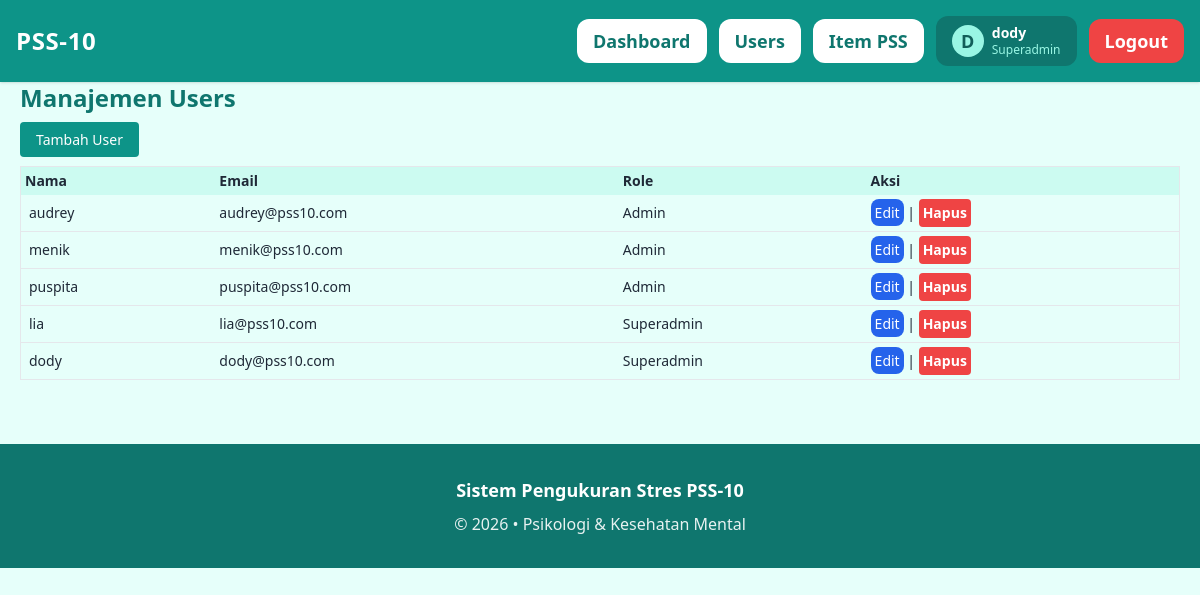
The app's page /admin/users/index.php (signed in) with its own data.
### tables this page shows
CREATE TABLE `users` (
  `id_user` int NOT NULL,
  `nama` varchar(100) NOT NULL,
  `email` varchar(100) NOT NULL,
  `password` varchar(255) NOT NULL,
  `role` enum('superadmin','admin','user') NOT NULL,
  `created_at` timestamp NULL DEFAULT CURRENT_TIMESTAMP
);

### helpers/escape_helper.php (called while the page is built)
<?php
function e($string) {
    return htmlspecialchars($string, ENT_QUOTES, 'UTF-8');
}
 ?>

### admin/users/index.php (the view, shortened to what this page needs)
<?php
require '../../config/database.php';
require '../../includes/layout/header.php';
require '../../includes/layout/navbar.php';
$users = $pdo->query("SELECT * FROM users ORDER BY created_at DESC")->fetchAll();
?>
<div class="mb-4 text-sm" style="text-align: justify; padding-left: 20px; padding-right: 20px;">
<h1 class="text-2xl font-bold mb-4 text-teal-700">Manajemen Users</h1>
<a href="add.php" class="bg-teal-600 text-white px-4 py-2 rounded">Tambah User</a>
<table class="w-full mt-4 border">
<thead class="bg-teal-100">
<tr>
  <th class="p-1">Nama</th>
  <th>Email</th>
  <th>Role</th>
  <th>Aksi</th>
</tr>
</thead>
<tbody>
<?php foreach ($users as $u): ?>
<tr class="border-b">
  <td class="p-2"><?= e($u['nama']) ?></td>
  <td><?= e($u['email']) ?></td>
  <td class="capitalize"><?= e($u['role']) ?></td>
  <td>
    <a href="edit.php?id=<?= $u['id_user'] ?>" class="px-1 py-1 text-sm font-medium text-white bg-blue-600 rounded-lg hover:bg-blue-700 focus:outline-none focus:ring-2 focus:ring-blue-500 focus:ring-offset-2 ">Edit</a> |
    <form action="delete.php" method="POST" class="inline">
      <button onclick="return confirm('Hapus user?')"  class="bg-red-500 hover:bg-red-700 text-white font-bold py-1 px-1 rounded">Hapus</button>
    </form>
  </td>
</tr>
<?php endforeach; ?>
</tbody>
</table>
</div>
<?php require '../../includes/layout/footer.php'; ?>

### records on screen
users: nama "audrey", email "audrey@pss10.com", role "Admin"
users: nama "menik", email "menik@pss10.com", role "Admin"
users: nama "puspita", email "puspita@pss10.com", role "Admin"
users: nama "lia", email "lia@pss10.com", role "Superadmin"
users: nama "dody", email "dody@pss10.com", role "Superadmin"

### other values on screen
substr($user['nama'],0,1) "D"
$user['nama'] "dody"
$role "Superadmin"
